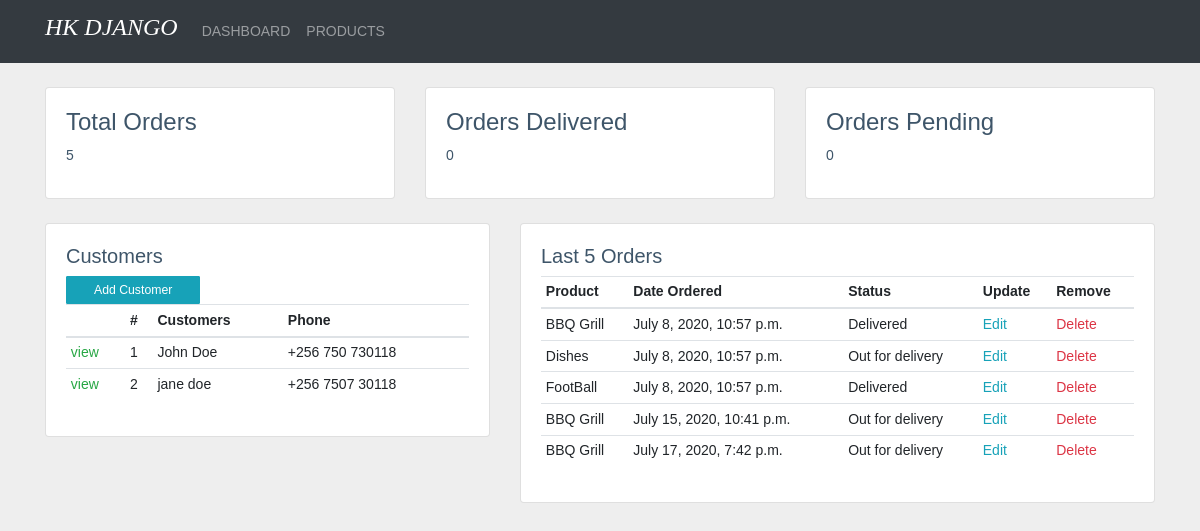
The page / on the database its author committed.
### accounts/models.py (models this page shows, shortened)
class Customer(models.Model):
    name = models.CharField(max_length=200,null=True)
    phone = models.CharField(max_length=200)
    email = models.CharField(max_length=200)
    date_created = models.DateTimeField(auto_now_add=True)

class order(models.Model):
    STATUS =(
        ("Pending","Pending"),
        ("Out for delivery","Out for delivery"),
        ("Delivered","Delivered"),
    )
    customer = models.ForeignKey(Customer, null=True,on_delete=models.SET_NULL)
    product = models.ForeignKey(Product,null=True,on_delete=models.SET_NULL)
    date_created =models.DateTimeField(auto_now_add=True)
    status = models.CharField(max_length=200,null=True,choices=STATUS)

class Product(models.Model):
    CATEGORY =(
        ("indoor","Indoor"),
        ("Outdoor","Outdoor")
    )
    name = models.CharField(max_length=200,null=True)
    category = models.CharField(max_length=200,null=True,choices=CATEGORY)
    price  = models.FloatField(null =True)
    description = models.CharField(max_length=200,null=True)
    date_created =models.DateTimeField(auto_now_add=True)
    tag = models.ManyToManyField(Tag,related_name="tag")
    def __str__(self):
        return self.name

### accounts/views.py (the view)
# urls.py: path("",views.home,name="home"),
def home(request):
    orders = order.objects.all()
    customers = Customer.objects.all()
    totalorders =orders.count()
    totalcustomers =customers.count()
    delivered = orders.filter(status="delivered").count()
    pending = orders.filter(status="Pending").count()
    context ={"orders":orders,"customers":customers,"totalorders":totalorders,
              "totalcustomers":totalcustomers,"delivered":delivered,"pending":pending}
    return render(request,"accounts/home.html",context)

### accounts/templates/accounts/home.html (shortened to what this page needs)
{% extends 'accounts/main.html' %}
{% block content %}
<div class="row mb-4">
    <div class="col-md-4">
        <div class="card card-body">
            <h4>Total Orders</h4>
            <div class="card-title">
                {{ totalorders }}
            </div>
        </div>
    </div>
    <div class="col-md-4">
        <div class="card card-body">
            <h4>Orders Delivered</h4>
            <div class="card-title">
                {{ delivered }}
            </div>
        </div>
    </div>
    <div class="col-md-4">
        <div class="card card-body">
            <h4>Orders Pending</h4>
            <div class="card-title">
                {{ pending }}
            </div>
        </div>
    </div>
</div>
    <div class="row">
        <div class="col-md-5">
            <div class="card card-body">
            <h5>Customers</h5>
            <a href="" class="btn btn-info col-md-4">Add Customer</a>
                <table class="table table-sm">
                    <tr>
                        <th></th>
                        <th>#</th>
                        <th>Customers</th>
                        <th>Phone</th>
                    </tr>
                    <tbody>
                        {% for c in customers %}
                        <tr>
                            <td><a href="{% url 'customer' c.id %}" class="text-success">view</a></td>
                            <td>{{ forloop.counter }}</td>
                            <td>{{ c.name }}</td>
                            <td>{{ c.phone }}</td>
                        </tr>
                        {% endfor %}
                    </tbody>
                </table>
            </div>
        </div>
        <div class="col-md-7">
            <div class="card card-body">
            <h5>Last 5 Orders</h5>
                <table class="table table-sm">
                    <tr>
                        <th>Product</th>
                        <th>Date Ordered</th>
                        <th>Status</th>
                        <th>Update</th>
                        <th>Remove</th>
                    </tr>
                    <tbody>
                        {% for o in orders %}
                        <tr>
                            <td>{{ o.product }}</td>
                            <td>{{ o.date_created }}</td>
                            <td>{{ o.status }}</td>
                            <td>
                                <a href="{% url 'updateorder' o.id %}" class="text-info">Edit</a>
                            </td>
                            <td>
                                <a href="{% url 'deleteorder' o.id %}" class="text-danger">Delete</a>
                            </td>
                        </tr>
                        {% endfor %}
                    </tbody>
                </table>
            </div>
        </div>
    </div>
{% endblock %}

### accounts/templates/accounts/main.html (shortened to what this page needs)
{% load static %}
<!DOCTYPE html>
<html lang="en">
<head>
    <link rel="stylesheet" href="{%  static 'accounts/css/bootstrap.min.css' %}">
    <link rel="stylesheet" href="{%  static 'accounts/css/fontawesome-all.css' %}">
    <link rel="stylesheet" href="{%  static 'accounts/css/style.css' %}">
</head>
<body>
    <nav class="navbar navbar-expand-md navbar-dark bg-dark">
        <div class="container">
            <a class="navbar-brand" href="">
               <h4>HK DJANGO</h4>
            </a>
            <div class="collapse navbar-collapse" id="navbarSupportedContent">
                <ul class="navbar-nav mr-auto">
                    <li class="nav-item">
                        <a class="nav-link" href="{% url 'home' %}">DASHBOARD</a>
                    </li>
                    <li class="nav-item">
                        <a class="nav-link" href="{% url 'products' %}">PRODUCTS</a>
                    </li>
                </ul>
            </div>
        </div>
    </nav>
    <div class="container py-4">
        {% block content %}
        {% endblock %}
    </div>
</body>
</html>

### accounts/static/accounts/css/style.css (style rules this page uses)
body { margin: 0; font-family: "Nunito Sans", sans-serif; font-size: 0.875rem; font-weight: 400; line-height: 1.5; color: #3e5569; text-align: left; background-color: #eeeeee; }
.navbar { border-radius: 0; }
.navbar-brand { font-family: 'Satisfy',cursive; font-style: italic; }
a { text-decoration: none; color: #333; }
.btn { border-radius: 0px; }
.btn, .btn-sm { padding: 0.25rem 0.5rem; font-size: 0.76563rem; line-height: 1.5; border-radius: 1px; }

### rows shown on the page
Customer: name "John Doe", phone "+256 750 730118"
Customer: name "jane doe", phone "+256 7507 30118"
order: product "BBQ Grill", date_created "July 8, 2020, 10:57 p.m.", status "Delivered"
order: product "Dishes", date_created "July 8, 2020, 10:57 p.m.", status "Out for delivery"
order: product "FootBall", date_created "July 8, 2020, 10:57 p.m.", status "Delivered"
order: product "BBQ Grill", date_created "July 15, 2020, 10:41 p.m.", status "Out for delivery"
order: product "BBQ Grill", date_created "July 17, 2020, 7:42 p.m.", status "Out for delivery"

### other values the page prints
{{ totalorders }} "5"
{{ delivered }} "0"
{{ pending }} "0"
